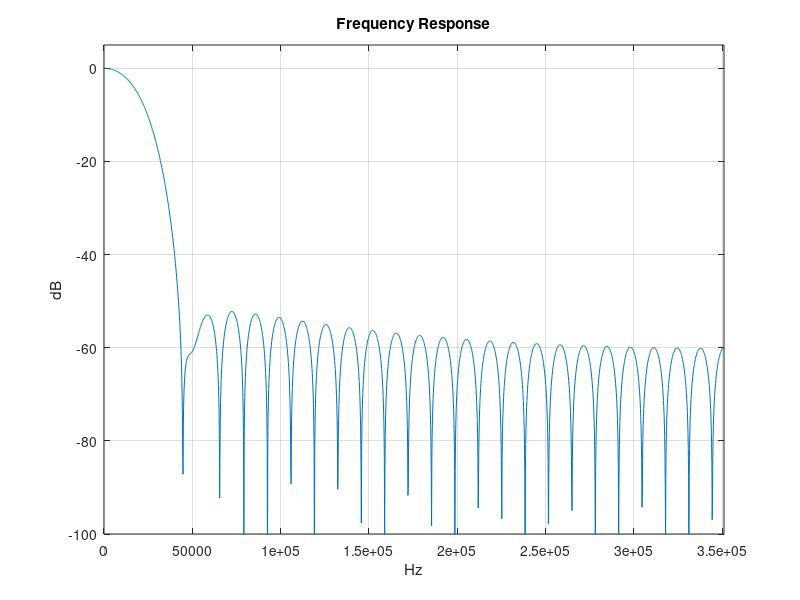
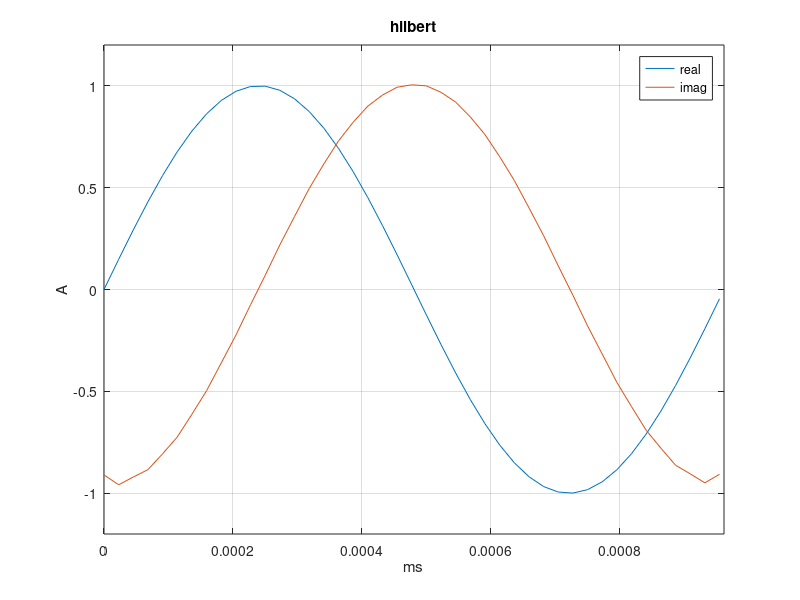

Recreate these plots in MATLAB, in order.
addpath("C:\Users\Martin Stoyanov\matlab")
pkg load signal
close all
clear all
clc

# 20kHz LPF
# cutoff frequency:
f = 20e3
# sampling frequency (62.5MHz / 89 CIC decimation):
fs = 702e3
# normalized frequency:
wn = f/(fs/2)
# order:
# SSB rx filter should have squareness (-6 to -60dB) 1.6 - 2;
# BW should be 3kHz for FT8, 2.7kHz for SSB, 800Hz for CW;
# freq at -3dB = 20k
# freq at -40dB = 44k
# BW = 44k - 20k = 24e3
# n = dB*fs/22*BW = 53
n = 53

fir_decimator = fir1(n-1, wn, 'low');

figure(1)
plot((-0.5 : 1/4096 : 0.5-1/4096)*fs, 20*log10(abs(fftshift(fft(fir_decimator, 4096)))))
axis([0, fs/2, -100, 5])
title('Frequency Response')
xlabel('Hz')
ylabel('dB')
grid on

# 1kHz after the FIR decimator:
fs = 44e3;
f = 1040;
t = 0 : 1/fs : 1/f;
audio = sin(2*pi*f*t);
fir_hilbert = hilbert(audio);

figure(2)
plot(t, fir_hilbert)
hold on
plot(t, imag(fir_hilbert))
hold off
axis([0, 1/f, -1.2, 1.2])
title('hilbert')
xlabel('ms')
ylabel('A')
legend('real', 'imag')
grid on;

coeff_width = 18;
# 1 signed bit, 17 fraction bits:
scaled_width = coeff_width - 1;
coeff_decimator = round(fir_decimator*2^scaled_width);
coeff_hilbert = round(imag(fir_hilbert)*2^scaled_width/1.0047);

